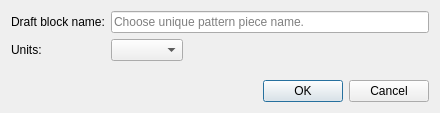
<?xml version="1.0" encoding="UTF-8"?>
<ui version="4.0">
 <class>DialogNewPattern</class>
 <widget class="QDialog" name="DialogNewPattern">
  <property name="windowModality">
   <enum>Qt::ApplicationModal</enum>
  </property>
  <property name="geometry">
   <rect>
    <x>0</x>
    <y>0</y>
    <width>440</width>
    <height>113</height>
   </rect>
  </property>
  <property name="windowTitle">
   <string>New pattern</string>
  </property>
  <property name="windowIcon">
   <iconset resource="../../../libs/vmisc/share/resources/icon.qrc">
    <normaloff>:/icon/64x64/icon64x64.png</normaloff>:/icon/64x64/icon64x64.png</iconset>
  </property>
  <property name="modal">
   <bool>true</bool>
  </property>
  <layout class="QVBoxLayout" name="verticalLayout">
   <item>
    <layout class="QFormLayout" name="formLayout">
     <property name="fieldGrowthPolicy">
      <enum>QFormLayout::ExpandingFieldsGrow</enum>
     </property>
     <item row="0" column="0">
      <widget class="QLabel" name="label">
       <property name="text">
        <string>Draft block name:</string>
       </property>
      </widget>
     </item>
     <item row="0" column="1">
      <widget class="QLineEdit" name="lineEditName">
       <property name="toolTip">
        <string>Unique pattern piece name</string>
       </property>
       <property name="placeholderText">
        <string>Choose unique pattern piece name.</string>
       </property>
      </widget>
     </item>
     <item row="1" column="0">
      <widget class="QLabel" name="label_5">
       <property name="text">
        <string>Units:</string>
       </property>
      </widget>
     </item>
     <item row="1" column="1">
      <widget class="QComboBox" name="comboBoxUnits"/>
     </item>
    </layout>
   </item>
   <item>
    <widget class="QDialogButtonBox" name="buttonBox">
     <property name="standardButtons">
      <set>QDialogButtonBox::Cancel|QDialogButtonBox::Ok</set>
     </property>
    </widget>
   </item>
  </layout>
 </widget>
 <resources>
  <include location="../../../libs/vmisc/share/resources/icon.qrc"/>
 </resources>
 <connections>
  <connection>
   <sender>buttonBox</sender>
   <signal>accepted()</signal>
   <receiver>DialogNewPattern</receiver>
   <slot>accept()</slot>
   <hints>
    <hint type="sourcelabel">
     <x>162</x>
     <y>90</y>
    </hint>
    <hint type="destinationlabel">
     <x>162</x>
     <y>56</y>
    </hint>
   </hints>
  </connection>
  <connection>
   <sender>buttonBox</sender>
   <signal>rejected()</signal>
   <receiver>DialogNewPattern</receiver>
   <slot>reject()</slot>
   <hints>
    <hint type="sourcelabel">
     <x>162</x>
     <y>90</y>
    </hint>
    <hint type="destinationlabel">
     <x>162</x>
     <y>56</y>
    </hint>
   </hints>
  </connection>
 </connections>
</ui>
